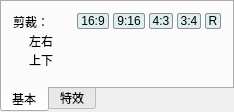
<?xml version="1.0" encoding="UTF-8"?>
<ui version="4.0">
 <class>ChipItemOper</class>
 <widget class="QWidget" name="ChipItemOper">
  <property name="geometry">
   <rect>
    <x>0</x>
    <y>0</y>
    <width>234</width>
    <height>112</height>
   </rect>
  </property>
  <property name="windowTitle">
   <string>ChipItemOper</string>
  </property>
  <property name="styleSheet">
   <string notr="true">
QPushButton#butClip16_9{
	border: 1px solid #8f8f91;
	background-color: #dfefef;
	border-radius: 2px;
}
QPushButton#butClip16_9:hover{
	border: 1px solid #9f9f91;
	background-color: #efefff;
}
QPushButton#butClip16_9:disabled{
	border: 1px solid #7f7f7f;
	background-color: #7f7f7f;
}

QPushButton#butClip9_16{
	border: 1px solid #8f8f91;
	background-color: #dfefef;
	border-radius: 2px;
}
QPushButton#butClip9_16:hover{
	border: 1px solid #9f9f91;
	background-color: #efefff;
}
QPushButton#butClip9_16:disabled{
	border: 1px solid #7f7f7f;
	background-color: #7f7f7f;
}

QPushButton#butClip4_3{
	border: 1px solid #8f8f91;
	background-color: #dfefef;
	border-radius: 2px;
}
QPushButton#butClip4_3:hover{
	border: 1px solid #9f9f91;
	background-color: #efefff;
}
QPushButton#butClip4_3:disabled{
	border: 1px solid #7f7f7f;
	background-color: #7f7f7f;
}

QPushButton#butClip3_4{
	border: 1px solid #8f8f91;
	background-color: #dfefef;
	border-radius: 2px;
}
QPushButton#butClip3_4:hover{
	border: 1px solid #9f9f91;
	background-color: #efefff;
}
QPushButton#butClip3_4:disabled{
	border: 1px solid #7f7f7f;
	background-color: #7f7f7f;
}

QPushButton#butRestore{
	border: 1px solid #8f8f91;
	background-color: #dfefef;
	border-radius: 2px;
}
QPushButton#butRestore:hover{
	border: 1px solid #9f9f91;
	background-color: #efefff;
}
QPushButton#butRestore:disabled{
	border: 1px solid #7f7f7f;
	background-color: #7f7f7f;
}</string>
  </property>
  <layout class="QVBoxLayout" name="verticalLayout_4" stretch="0">
   <property name="spacing">
    <number>0</number>
   </property>
   <property name="margin">
    <number>0</number>
   </property>
   <item>
    <widget class="QTabWidget" name="tabWidget">
     <property name="styleSheet">
      <string notr="true"/>
     </property>
     <property name="tabPosition">
      <enum>QTabWidget::South</enum>
     </property>
     <property name="currentIndex">
      <number>0</number>
     </property>
     <widget class="QWidget" name="tab_3">
      <attribute name="title">
       <string>基本</string>
      </attribute>
      <layout class="QVBoxLayout" name="verticalLayout">
       <item>
        <widget class="QWidget" name="widgetClip" native="true">
         <property name="minimumSize">
          <size>
           <width>0</width>
           <height>55</height>
          </size>
         </property>
         <property name="maximumSize">
          <size>
           <width>16777215</width>
           <height>55</height>
          </size>
         </property>
         <layout class="QVBoxLayout" name="verticalLayout_2">
          <property name="spacing">
           <number>2</number>
          </property>
          <property name="margin">
           <number>0</number>
          </property>
          <item>
           <layout class="QHBoxLayout" name="horizontalLayout_2">
            <property name="spacing">
             <number>4</number>
            </property>
            <item>
             <widget class="QLabel" name="label">
              <property name="minimumSize">
               <size>
                <width>40</width>
                <height>0</height>
               </size>
              </property>
              <property name="maximumSize">
               <size>
                <width>40</width>
                <height>16777215</height>
               </size>
              </property>
              <property name="text">
               <string>剪裁：</string>
              </property>
             </widget>
            </item>
            <item>
             <spacer name="horizontalSpacer_2">
              <property name="orientation">
               <enum>Qt::Horizontal</enum>
              </property>
              <property name="sizeHint" stdset="0">
               <size>
                <width>40</width>
                <height>20</height>
               </size>
              </property>
             </spacer>
            </item>
            <item>
             <widget class="QPushButton" name="butClip16_9">
              <property name="minimumSize">
               <size>
                <width>32</width>
                <height>16</height>
               </size>
              </property>
              <property name="maximumSize">
               <size>
                <width>32</width>
                <height>16</height>
               </size>
              </property>
              <property name="text">
               <string>16:9</string>
              </property>
             </widget>
            </item>
            <item>
             <widget class="QPushButton" name="butClip9_16">
              <property name="minimumSize">
               <size>
                <width>32</width>
                <height>16</height>
               </size>
              </property>
              <property name="maximumSize">
               <size>
                <width>32</width>
                <height>16</height>
               </size>
              </property>
              <property name="text">
               <string>9:16</string>
              </property>
             </widget>
            </item>
            <item>
             <widget class="QPushButton" name="butClip4_3">
              <property name="minimumSize">
               <size>
                <width>24</width>
                <height>16</height>
               </size>
              </property>
              <property name="maximumSize">
               <size>
                <width>24</width>
                <height>16</height>
               </size>
              </property>
              <property name="text">
               <string>4:3</string>
              </property>
             </widget>
            </item>
            <item>
             <widget class="QPushButton" name="butClip3_4">
              <property name="minimumSize">
               <size>
                <width>24</width>
                <height>16</height>
               </size>
              </property>
              <property name="maximumSize">
               <size>
                <width>24</width>
                <height>16</height>
               </size>
              </property>
              <property name="text">
               <string>3:4</string>
              </property>
             </widget>
            </item>
            <item>
             <widget class="QPushButton" name="butRestore">
              <property name="minimumSize">
               <size>
                <width>16</width>
                <height>16</height>
               </size>
              </property>
              <property name="maximumSize">
               <size>
                <width>16</width>
                <height>16</height>
               </size>
              </property>
              <property name="text">
               <string>R</string>
              </property>
             </widget>
            </item>
           </layout>
          </item>
          <item>
           <layout class="QHBoxLayout" name="horizontalLayout_3">
            <item>
             <widget class="QLabel" name="label_2">
              <property name="minimumSize">
               <size>
                <width>40</width>
                <height>0</height>
               </size>
              </property>
              <property name="maximumSize">
               <size>
                <width>40</width>
                <height>16777215</height>
               </size>
              </property>
              <property name="text">
               <string>左右</string>
              </property>
              <property name="alignment">
               <set>Qt::AlignRight|Qt::AlignTrailing|Qt::AlignVCenter</set>
              </property>
             </widget>
            </item>
            <item>
             <widget class="CRangeSlider" name="widClipLR" native="true"/>
            </item>
           </layout>
          </item>
          <item>
           <layout class="QHBoxLayout" name="horizontalLayout_4">
            <item>
             <widget class="QLabel" name="label_5">
              <property name="minimumSize">
               <size>
                <width>40</width>
                <height>0</height>
               </size>
              </property>
              <property name="maximumSize">
               <size>
                <width>40</width>
                <height>16777215</height>
               </size>
              </property>
              <property name="text">
               <string>上下</string>
              </property>
              <property name="alignment">
               <set>Qt::AlignRight|Qt::AlignTrailing|Qt::AlignVCenter</set>
              </property>
             </widget>
            </item>
            <item>
             <widget class="CRangeSlider" name="widClipTB" native="true"/>
            </item>
           </layout>
          </item>
         </layout>
        </widget>
       </item>
       <item>
        <spacer name="verticalSpacer">
         <property name="orientation">
          <enum>Qt::Vertical</enum>
         </property>
         <property name="sizeHint" stdset="0">
          <size>
           <width>20</width>
           <height>40</height>
          </size>
         </property>
        </spacer>
       </item>
      </layout>
      <zorder>widgetClip</zorder>
     </widget>
     <widget class="QWidget" name="tab_4">
      <attribute name="title">
       <string>特效</string>
      </attribute>
     </widget>
    </widget>
   </item>
  </layout>
 </widget>
 <layoutdefault spacing="6" margin="11"/>
 <customwidgets>
  <customwidget>
   <class>CRangeSlider</class>
   <extends>QWidget</extends>
   <header>crangeslider.h</header>
   <container>1</container>
  </customwidget>
 </customwidgets>
 <resources/>
 <connections/>
</ui>
